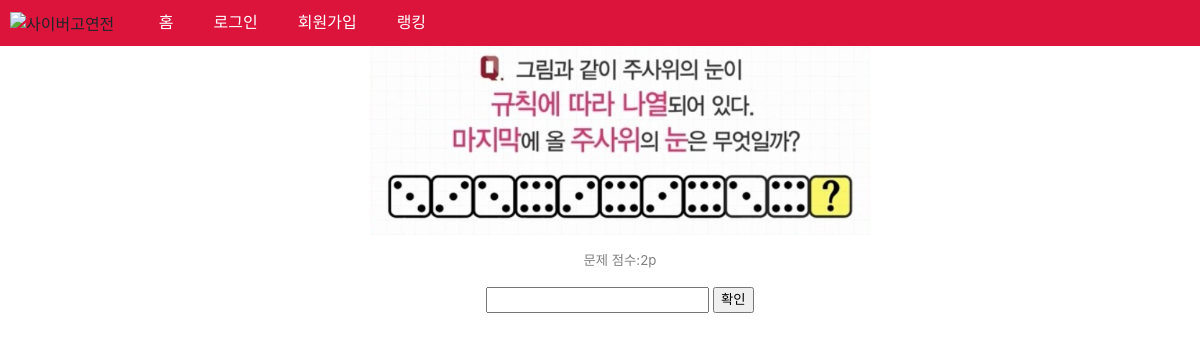
/problems/default/, run on an earlier commit of the app's database.
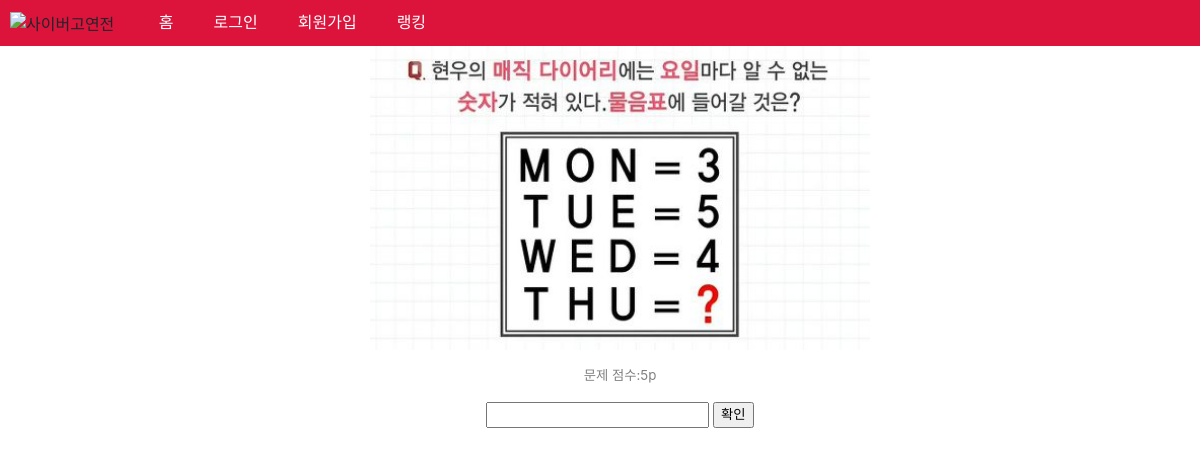
And on a later commit of the database.
### mainapp/models.py (models this page shows)
class Problems(models.Model):
    name = models.CharField(max_length=100,null=False)
    points = models.PositiveIntegerField(default=1)
    image=models.ImageField()
    check=models.PositiveIntegerField(default=0)
    answer = models.CharField(max_length=200,null=False,default='.')
    slug = models.SlugField(default='default')

### mainapp/views.py (the view)
# urls.py: path('problems/',views.problems_list,name='problems_list'),
def problems(request ,problems_slug):
    problem = Problems.objects.get(slug=problems_slug)
    if request.method == 'POST':
        form = ProblemForm(request.POST)
        if form.is_valid():
            if form.cleaned_data['answer']==problem.answer:
                print(request.user.profile.problem_check)
                if problem.name not in request.user.profile.problem_check:
                    request.user.profile.problem_check += problem.name
                    request.user.profile.problems_point+=problem.points
                    request.user.profile.save()
                    return redirect('mainapp:problems_list')
                else:
                    return render(request,'mainapp/problems/problems.html',{'form':form,'alert':True,'problems':problem})
            else:
                return render(request,'mainapp/problems/problems.html',{'form':form,'flag':True,'problems':problem})
    else:
        form = ProblemForm()
    return render(request,'mainapp/problems/problems.html',{'form':form,'problems':problem})

### mainapp/forms.py
class ProblemForm(forms.Form):
    answer= forms.CharField(label='',max_length=100,required=True)

### mainapp/templates/mainapp/problems/problems.html (shortened to what this page needs)
{% extends 'base_layout.html' %}
{%load static%}
{% load static %}
{% block content%}
<div class="content">
    <div class="problem">
    <li>
    <ul><img src="{{problems.image.url}}" alt="이미지오류" width="500px"></ul>
    <ul>문제 점수:{{problems.points}}p</ul>
    <ul><form action="{%url 'mainapp:problems' problems.slug%}" method="POST">
        {{form}}
        <input type="submit" value="확인">
    </form></ul>
    </li>
    </div>
</div>
{%endblock%}

What changed in the data, as far as the page shows it:
no longer on this page (row edited): Problems: image (picture), points "2"
added Problems: image (picture), points "5"
